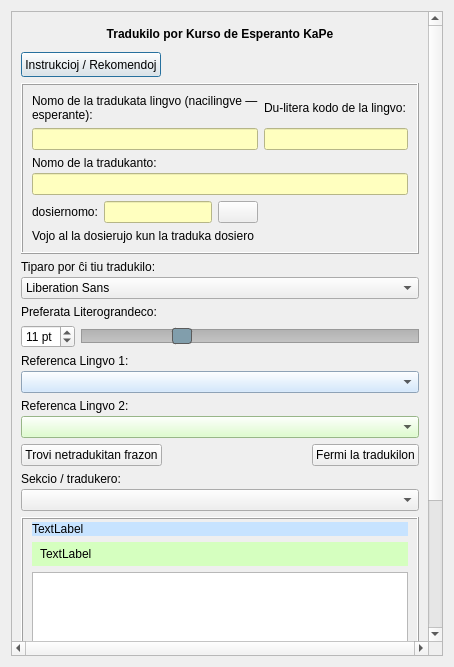
<?xml version="1.0" encoding="UTF-8"?>
<ui version="4.0">
 <class>traduko</class>
 <widget class="QDialog" name="traduko">
  <property name="geometry">
   <rect>
    <x>0</x>
    <y>0</y>
    <width>454</width>
    <height>667</height>
   </rect>
  </property>
  <property name="sizePolicy">
   <sizepolicy hsizetype="Ignored" vsizetype="Ignored">
    <horstretch>0</horstretch>
    <verstretch>0</verstretch>
   </sizepolicy>
  </property>
  <property name="windowTitle">
   <string>Dialog</string>
  </property>
  <layout class="QVBoxLayout" name="verticalLayout_13">
   <item>
    <widget class="QScrollArea" name="scrollArea">
     <property name="verticalScrollBarPolicy">
      <enum>Qt::ScrollBarAlwaysOn</enum>
     </property>
     <property name="horizontalScrollBarPolicy">
      <enum>Qt::ScrollBarAlwaysOn</enum>
     </property>
     <property name="sizeAdjustPolicy">
      <enum>QAbstractScrollArea::AdjustToContents</enum>
     </property>
     <property name="widgetResizable">
      <bool>true</bool>
     </property>
     <widget class="QWidget" name="scrollAreaWidgetContents">
      <property name="geometry">
       <rect>
        <x>0</x>
        <y>0</y>
        <width>417</width>
        <height>927</height>
       </rect>
      </property>
      <layout class="QVBoxLayout" name="verticalLayout_15">
       <item>
        <layout class="QVBoxLayout" name="verticalLayout_12">
         <item>
          <widget class="QLabel" name="label">
           <property name="font">
            <font>
             <weight>75</weight>
             <bold>true</bold>
            </font>
           </property>
           <property name="text">
            <string>Tradukilo por Kurso de Esperanto KaPe</string>
           </property>
           <property name="alignment">
            <set>Qt::AlignCenter</set>
           </property>
           <property name="wordWrap">
            <bool>true</bool>
           </property>
          </widget>
         </item>
         <item>
          <widget class="QPushButton" name="Button7">
           <property name="sizePolicy">
            <sizepolicy hsizetype="Maximum" vsizetype="Preferred">
             <horstretch>0</horstretch>
             <verstretch>0</verstretch>
            </sizepolicy>
           </property>
           <property name="text">
            <string>Instrukcioj / Rekomendoj</string>
           </property>
          </widget>
         </item>
        </layout>
       </item>
       <item>
        <widget class="QFrame" name="frame">
         <property name="frameShape">
          <enum>QFrame::Box</enum>
         </property>
         <property name="frameShadow">
          <enum>QFrame::Raised</enum>
         </property>
         <layout class="QVBoxLayout" name="verticalLayout_14">
          <item>
           <layout class="QHBoxLayout" name="horizontalLayout_7">
            <item>
             <layout class="QVBoxLayout" name="verticalLayout_4">
              <item>
               <widget class="QLabel" name="label_6">
                <property name="text">
                 <string>Nomo de la tradukata lingvo (nacilingve — esperante):</string>
                </property>
                <property name="wordWrap">
                 <bool>true</bool>
                </property>
               </widget>
              </item>
              <item>
               <widget class="cx_edit" name="Edit1">
                <property name="styleSheet">
                 <string notr="true">background-color:  rgb(255, 255, 191);</string>
                </property>
               </widget>
              </item>
             </layout>
            </item>
            <item>
             <layout class="QVBoxLayout" name="verticalLayout_2">
              <item>
               <widget class="QLabel" name="label_2">
                <property name="text">
                 <string>Du-litera kodo de la lingvo:</string>
                </property>
                <property name="wordWrap">
                 <bool>true</bool>
                </property>
               </widget>
              </item>
              <item>
               <widget class="QLineEdit" name="dulitera_lingvokodo">
                <property name="styleSheet">
                 <string notr="true">background-color:  rgb(255, 255, 191);</string>
                </property>
                <property name="inputMask">
                 <string>&lt;AA</string>
                </property>
                <property name="maxLength">
                 <number>2</number>
                </property>
               </widget>
              </item>
             </layout>
            </item>
           </layout>
          </item>
          <item>
           <layout class="QVBoxLayout" name="verticalLayout_6">
            <property name="spacing">
             <number>3</number>
            </property>
            <item>
             <widget class="QLabel" name="label_7">
              <property name="text">
               <string>Nomo de la tradukanto:</string>
              </property>
              <property name="wordWrap">
               <bool>true</bool>
              </property>
             </widget>
            </item>
            <item>
             <widget class="cx_edit" name="Edit2">
              <property name="styleSheet">
               <string notr="true">background-color:  rgb(255, 255, 191);</string>
              </property>
             </widget>
            </item>
           </layout>
          </item>
          <item>
           <layout class="QVBoxLayout" name="verticalLayout_10">
            <item>
             <layout class="QHBoxLayout" name="horizontalLayout_2">
              <item alignment="Qt::AlignLeft">
               <widget class="QLabel" name="label_11">
                <property name="frameShape">
                 <enum>QFrame::NoFrame</enum>
                </property>
                <property name="text">
                 <string>dosiernomo:</string>
                </property>
                <property name="wordWrap">
                 <bool>true</bool>
                </property>
               </widget>
              </item>
              <item alignment="Qt::AlignLeft">
               <widget class="cx_edit" name="Edit_dosiero">
                <property name="styleSheet">
                 <string notr="true">background-color:  rgb(255, 255, 191);</string>
                </property>
               </widget>
              </item>
              <item alignment="Qt::AlignLeft">
               <widget class="QPushButton" name="dosierujo">
                <property name="icon">
                 <iconset resource="ikonoj_androjdo.qrc">
                  <normaloff>:/ikonoj_androjdo/baseline_folder_open_black_36dp.png</normaloff>:/ikonoj_androjdo/baseline_folder_open_black_36dp.png</iconset>
                </property>
                <property name="iconSize">
                 <size>
                  <width>36</width>
                  <height>36</height>
                 </size>
                </property>
               </widget>
              </item>
              <item>
               <spacer name="horizontalSpacer">
                <property name="orientation">
                 <enum>Qt::Horizontal</enum>
                </property>
                <property name="sizeHint" stdset="0">
                 <size>
                  <width>40</width>
                  <height>20</height>
                 </size>
                </property>
               </spacer>
              </item>
             </layout>
            </item>
            <item>
             <widget class="QLabel" name="vojo_dosierujo">
              <property name="text">
               <string>Vojo al la dosierujo kun la traduka dosiero</string>
              </property>
              <property name="wordWrap">
               <bool>true</bool>
              </property>
             </widget>
            </item>
           </layout>
          </item>
         </layout>
        </widget>
       </item>
       <item>
        <layout class="QVBoxLayout" name="verticalLayout_5">
         <property name="spacing">
          <number>3</number>
         </property>
         <item>
          <widget class="QLabel" name="label_4">
           <property name="text">
            <string>Tiparo por ĉi tiu tradukilo:</string>
           </property>
           <property name="wordWrap">
            <bool>true</bool>
           </property>
          </widget>
         </item>
         <item>
          <widget class="QFontComboBox" name="tiparo">
           <property name="editable">
            <bool>false</bool>
           </property>
          </widget>
         </item>
        </layout>
       </item>
       <item>
        <layout class="QVBoxLayout" name="verticalLayout_11">
         <item>
          <widget class="QLabel" name="label_10">
           <property name="sizePolicy">
            <sizepolicy hsizetype="Expanding" vsizetype="Preferred">
             <horstretch>0</horstretch>
             <verstretch>0</verstretch>
            </sizepolicy>
           </property>
           <property name="text">
            <string>Preferata Literograndeco:</string>
           </property>
           <property name="wordWrap">
            <bool>true</bool>
           </property>
          </widget>
         </item>
         <item>
          <layout class="QHBoxLayout" name="horizontalLayout_4">
           <item>
            <widget class="QSpinBox" name="literGrando">
             <property name="sizePolicy">
              <sizepolicy hsizetype="Maximum" vsizetype="Fixed">
               <horstretch>0</horstretch>
               <verstretch>0</verstretch>
              </sizepolicy>
             </property>
             <property name="suffix">
              <string> pt</string>
             </property>
             <property name="minimum">
              <number>8</number>
             </property>
             <property name="maximum">
              <number>16</number>
             </property>
             <property name="value">
              <number>11</number>
             </property>
            </widget>
           </item>
           <item>
            <widget class="QSlider" name="horizontalSlider">
             <property name="styleSheet">
              <string notr="true">QSlider::groove:horizontal {
    border: 1px solid #999999;
    height: 12px; /* the groove expands to the size of the slider by default. by giving it a height, it has a fixed size */
    background:  qlineargradient(x1:0, y1:0, x2:0, y2:1, stop:0 #B1B1B1, stop:1 #c4c4c4);
    margin: 2px 0;
}

QSlider::handle:horizontal {
    background: #819EAC;  /*qlineargradient(x1:0, y1:0, x2:1, y2:1, stop:0 #b4b4b4, stop:1 #8f8f8f);*/
    border: 1px solid #5c5c5c;
    width: 18px;
    margin: -2px 0; /* handle is placed by default on the contents rect of the groove. Expand outside the groove */
    border-radius: 3px;
}</string>
             </property>
             <property name="minimum">
              <number>9</number>
             </property>
             <property name="maximum">
              <number>16</number>
             </property>
             <property name="pageStep">
              <number>1</number>
             </property>
             <property name="value">
              <number>11</number>
             </property>
             <property name="orientation">
              <enum>Qt::Horizontal</enum>
             </property>
             <property name="tickPosition">
              <enum>QSlider::TicksAbove</enum>
             </property>
            </widget>
           </item>
          </layout>
         </item>
        </layout>
       </item>
       <item>
        <layout class="QVBoxLayout" name="verticalLayout_9">
         <item>
          <layout class="QVBoxLayout" name="verticalLayout_7">
           <property name="spacing">
            <number>3</number>
           </property>
           <item>
            <widget class="QLabel" name="label_8">
             <property name="text">
              <string>Referenca Lingvo 1:</string>
             </property>
             <property name="wordWrap">
              <bool>true</bool>
             </property>
            </widget>
           </item>
           <item>
            <widget class="QComboBox" name="lingvoj1">
             <property name="sizePolicy">
              <sizepolicy hsizetype="Preferred" vsizetype="Minimum">
               <horstretch>0</horstretch>
               <verstretch>0</verstretch>
              </sizepolicy>
             </property>
             <property name="styleSheet">
              <string notr="true">background-color: rgb(199, 227, 255);
</string>
             </property>
            </widget>
           </item>
          </layout>
         </item>
         <item>
          <layout class="QVBoxLayout" name="verticalLayout_8">
           <property name="spacing">
            <number>3</number>
           </property>
           <item>
            <widget class="QLabel" name="label_9">
             <property name="text">
              <string>Referenca Lingvo 2:</string>
             </property>
             <property name="wordWrap">
              <bool>true</bool>
             </property>
            </widget>
           </item>
           <item>
            <widget class="QComboBox" name="lingvoj2">
             <property name="sizePolicy">
              <sizepolicy hsizetype="Preferred" vsizetype="Minimum">
               <horstretch>0</horstretch>
               <verstretch>0</verstretch>
              </sizepolicy>
             </property>
             <property name="styleSheet">
              <string notr="true">background-color: rgb(213, 255, 191);</string>
             </property>
            </widget>
           </item>
          </layout>
         </item>
        </layout>
       </item>
       <item>
        <layout class="QHBoxLayout" name="horizontalLayout_6">
         <item alignment="Qt::AlignLeft">
          <widget class="QPushButton" name="Button4">
           <property name="sizePolicy">
            <sizepolicy hsizetype="Maximum" vsizetype="Preferred">
             <horstretch>0</horstretch>
             <verstretch>0</verstretch>
            </sizepolicy>
           </property>
           <property name="text">
            <string>Trovi netradukitan frazon</string>
           </property>
          </widget>
         </item>
         <item alignment="Qt::AlignRight">
          <widget class="QPushButton" name="pushButton">
           <property name="text">
            <string>Fermi la tradukilon</string>
           </property>
           <property name="icon">
            <iconset resource="ikonoj_androjdo.qrc">
             <normaloff>:/ikonoj_androjdo/baseline_exit_to_app_black_36.png</normaloff>:/ikonoj_androjdo/baseline_exit_to_app_black_36.png</iconset>
           </property>
           <property name="iconSize">
            <size>
             <width>36</width>
             <height>36</height>
            </size>
           </property>
          </widget>
         </item>
        </layout>
       </item>
       <item>
        <layout class="QVBoxLayout" name="verticalLayout_3">
         <property name="spacing">
          <number>3</number>
         </property>
         <item>
          <widget class="QLabel" name="label_3">
           <property name="text">
            <string>Sekcio / tradukero:</string>
           </property>
           <property name="wordWrap">
            <bool>true</bool>
           </property>
          </widget>
         </item>
         <item>
          <widget class="QComboBox" name="Listo"/>
         </item>
        </layout>
       </item>
       <item>
        <widget class="QFrame" name="frame_4">
         <property name="sizePolicy">
          <sizepolicy hsizetype="Ignored" vsizetype="Ignored">
           <horstretch>0</horstretch>
           <verstretch>0</verstretch>
          </sizepolicy>
         </property>
         <property name="frameShape">
          <enum>QFrame::Box</enum>
         </property>
         <property name="frameShadow">
          <enum>QFrame::Raised</enum>
         </property>
         <layout class="QVBoxLayout" name="verticalLayout" stretch="0,0,1,0">
          <property name="topMargin">
           <number>3</number>
          </property>
          <property name="bottomMargin">
           <number>0</number>
          </property>
          <item>
           <widget class="QLabel" name="Memo2">
            <property name="styleSheet">
             <string notr="true">background-color: rgb(199, 227, 255);
</string>
            </property>
            <property name="text">
             <string>TextLabel</string>
            </property>
            <property name="wordWrap">
             <bool>true</bool>
            </property>
           </widget>
          </item>
          <item>
           <widget class="QLabel" name="Memo3">
            <property name="styleSheet">
             <string notr="true">background-color: rgb(213, 255, 191);
padding: 5px;</string>
            </property>
            <property name="text">
             <string>TextLabel</string>
            </property>
            <property name="wordWrap">
             <bool>true</bool>
            </property>
           </widget>
          </item>
          <item>
           <widget class="QPlainTextEdit" name="Memo1">
            <property name="sizePolicy">
             <sizepolicy hsizetype="Preferred" vsizetype="Preferred">
              <horstretch>0</horstretch>
              <verstretch>0</verstretch>
             </sizepolicy>
            </property>
           </widget>
          </item>
          <item>
           <layout class="QHBoxLayout" name="horizontalLayout">
            <item>
             <widget class="QLabel" name="pozicio">
              <property name="text">
               <string>TextLabel</string>
              </property>
              <property name="wordWrap">
               <bool>true</bool>
              </property>
             </widget>
            </item>
           </layout>
          </item>
         </layout>
        </widget>
       </item>
       <item>
        <layout class="QHBoxLayout" name="horizontalLayout_3">
         <item>
          <widget class="QPushButton" name="Button1">
           <property name="sizePolicy">
            <sizepolicy hsizetype="Maximum" vsizetype="Fixed">
             <horstretch>0</horstretch>
             <verstretch>0</verstretch>
            </sizepolicy>
           </property>
           <property name="icon">
            <iconset resource="ikonoj_androjdo.qrc">
             <normaloff>:/ikonoj_androjdo/baseline_arrow_back_black_36.png</normaloff>:/ikonoj_androjdo/baseline_arrow_back_black_36.png</iconset>
           </property>
           <property name="iconSize">
            <size>
             <width>36</width>
             <height>36</height>
            </size>
           </property>
          </widget>
         </item>
         <item>
          <widget class="QPushButton" name="Button5">
           <property name="sizePolicy">
            <sizepolicy hsizetype="Maximum" vsizetype="Fixed">
             <horstretch>0</horstretch>
             <verstretch>0</verstretch>
            </sizepolicy>
           </property>
           <property name="icon">
            <iconset resource="ikonoj_androjdo.qrc">
             <normaloff>:/ikonoj_androjdo/unua_pagho.png</normaloff>:/ikonoj_androjdo/unua_pagho.png</iconset>
           </property>
           <property name="iconSize">
            <size>
             <width>36</width>
             <height>36</height>
            </size>
           </property>
          </widget>
         </item>
         <item>
          <widget class="QPushButton" name="Button6">
           <property name="sizePolicy">
            <sizepolicy hsizetype="Maximum" vsizetype="Fixed">
             <horstretch>0</horstretch>
             <verstretch>0</verstretch>
            </sizepolicy>
           </property>
           <property name="icon">
            <iconset resource="ikonoj_androjdo.qrc">
             <normaloff>:/ikonoj_androjdo/lasta_pagho.png</normaloff>:/ikonoj_androjdo/lasta_pagho.png</iconset>
           </property>
           <property name="iconSize">
            <size>
             <width>36</width>
             <height>36</height>
            </size>
           </property>
          </widget>
         </item>
         <item>
          <widget class="QPushButton" name="Button2">
           <property name="sizePolicy">
            <sizepolicy hsizetype="Maximum" vsizetype="Fixed">
             <horstretch>0</horstretch>
             <verstretch>0</verstretch>
            </sizepolicy>
           </property>
           <property name="icon">
            <iconset resource="ikonoj_androjdo.qrc">
             <normaloff>:/ikonoj_androjdo/baseline_arrow_forward_black_36.png</normaloff>:/ikonoj_androjdo/baseline_arrow_forward_black_36.png</iconset>
           </property>
           <property name="iconSize">
            <size>
             <width>36</width>
             <height>36</height>
            </size>
           </property>
          </widget>
         </item>
        </layout>
       </item>
      </layout>
     </widget>
    </widget>
   </item>
  </layout>
 </widget>
 <customwidgets>
  <customwidget>
   <class>cx_edit</class>
   <extends>QLineEdit</extends>
   <header>cx_edit.h</header>
  </customwidget>
 </customwidgets>
 <resources>
  <include location="ikonoj_androjdo.qrc"/>
 </resources>
 <connections/>
</ui>
